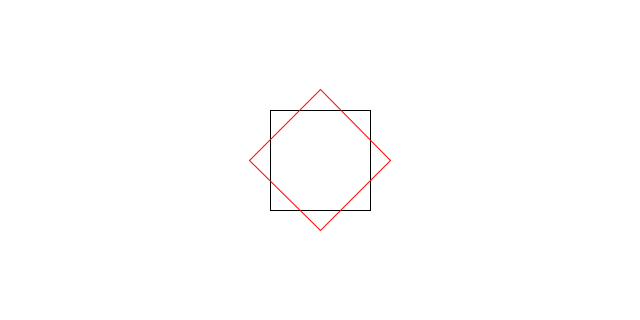
Frame 1 (no input)
Frame 60 (the mouse pressed at the canvas centre just before this capture): identical to frame 1, image omitted
Frame 120 (the mouse held since frame 60 and released just before this capture): identical to frame 1, image omitted

The Processing sketch that drew this single still picture (run headless with seeded random() and noise(); from frame 60 on, the mouse is pressed at the canvas centre):

// Processing sketch: rotate2D
// ── rotate2D.pde
Rectangle r;

void setup() {
	size(640, 320);
	r = new Rectangle(width/2, height/2, 50, 50);
	r.translate(-width/2, -height/2, 0);
	r.rotateZ(TWO_PI/8);
	r.translate( width/2,  height/2, 0);
}

void draw() {
	background(255);
	noFill();
	stroke(0);
	r.drawOriginal();
	stroke(255, 0, 0);
	r.drawOperated();
}

void keyPressed(){
	switch(keyCode){
		case UP:
		r.translate(0, -10, 0);
		break;

		case RIGHT:
		r.translate(10, 0, 0);
		break;
		
		case DOWN:
		r.translate(0, 10, 0);
		break;
		
		case LEFT:
		r.translate(-10, 0, 0);
		break;

		default:
		break;
	}
}
// ── Matrix.pde
class Matrix4x4{
	float[][] a = new float[4][4];

	Matrix4x4(){
		setIdentity();
	}

	Matrix4x4(float[][] _a){
		for(int i = 0; i < 4; i++){
			for(int j = 0; j < 4; j++){
				a[i][j] = _a[i][j];
			}
		}
	}

	void setIdentity(){
		a[0][0] = 1.0;	a[0][1] = 0.0;	a[0][2] = 0.0;	a[0][3] = 0.0;
		a[1][0] = 0.0;	a[1][1] = 1.0;	a[1][2] = 0.0;	a[1][3] = 0.0;
		a[2][0] = 0.0;	a[2][1] = 0.0;	a[2][2] = 1.0;	a[2][3] = 0.0;
		a[3][0] = 0.0;	a[3][1] = 0.0;	a[3][2] = 0.0;	a[3][3] = 1.0;
	}

	void setTranslate(float x, float y, float z){
		setIdentity();
		a[0][3] = x;
		a[1][3] = y;
		a[2][3] = z;
	}

	void setRotateZ(float theta){
		setIdentity();
		a[0][0] = cos(theta);	a[0][1] = sin(theta);
		a[1][0] = -sin(theta);	a[1][1] = cos(theta);	
	}

	// --- MATRIX CALCULATION ---
	// result.x 	a[0][0] a[0][1] a[0][2] a[0][3] 	input.x
	// result.y 	a[1][0] a[1][1] a[1][2] a[1][3] \/	input.y
	// result.z  = 	a[2][0] a[2][1] a[2][2] a[2][3] /\ 	input.z
	// result.w 	a[3][0] a[3][1] a[3][2] a[3][3]		input.w

	Vector4f mult(Vector4f p){
		Vector4f result = new Vector4f();
		result.x = a[0][0]*p.x + a[0][1]*p.y + a[0][2]*p.z + a[0][3]*p.w;
		result.y = a[1][0]*p.x + a[1][1]*p.y + a[1][2]*p.z + a[1][3]*p.w;
		result.z = a[2][0]*p.x + a[2][1]*p.y + a[2][2]*p.z + a[2][3]*p.w;
		result.w = p.w;
		return result;
	}
};

class Vector4f{
	// if Vector4f is position, w = 1.0;
	// if Vector4f is vector,   w = 0.0;
	// position can't add to position.
	float x, y, z, w; 

	Vector4f(){
		x = 0.0;
		y = 0.0;
		z = 0.0;
		w = 1.0;
	}
	Vector4f(float _x, float _y){
		x = _x;
		y = _y;
		z = 0.0;
		w = 1.0;
	}
	Vector4f(float _x, float _y, float _z){
		x = _x;
		y = _y;
		z = _z;
		w = 1.0;
	}
	Vector4f(float _x, float _y, float _z, float _w){
		x = _x;
		y = _y;
		z = _z;
		w = _w;
	}

	float[] array(){
		float[] a = new float[4];
		a[0] = x;
		a[1] = y;
		a[2] = z;
		a[3] = w;
		return a;
	}
	String toString() {
        return String.format("[%.2f, %.2f, %.2f, %.2f]", x, y, z, w);
    }
};
// ── Rectangle.pde
class Rectangle{
	Vector4f center;
	Vector4f p1, p2, p3, p4; // Position of original(=local) apex
	Vector4f v1, v2, v3, v4; // operated vertex for visualize
	Rectangle(){
		center 	= new Vector4f( 0.0,  0.0);
		v1 = p1 = new Vector4f( 100,  100);	
		v2 = p2 = new Vector4f(-100,  100);
		v3 = p3 = new Vector4f(-100, -100);
		v4 = p4 = new Vector4f( 100, -100);
	}
	Rectangle(float x, float y, float w, float h){
		center 	= new Vector4f(	  x,   y);
		v1 = p1 = new Vector4f( x+w, y+h);
		v2 = p2 = new Vector4f( x-w, y+h);
		v3 = p3 = new Vector4f( x-w, y-h);
		v4 = p4 = new Vector4f( x+w, y-h);
	}

	void translate(float x, float y, float z){
		Matrix4x4 mat = new Matrix4x4();
		mat.setTranslate(x, y, z);
		v1 = mat.mult(v1);
		v2 = mat.mult(v2);
		v3 = mat.mult(v3);
		v4 = mat.mult(v4);
	}

	void rotateZ(float theta){
		Matrix4x4 mat = new Matrix4x4();
		mat.setRotateZ(theta);
		v1 = mat.mult(v1);
		v2 = mat.mult(v2);
		v3 = mat.mult(v3);
		v4 = mat.mult(v4);
	}

	void drawOriginal(){
		beginShape();
		vertex(p1.array());
		vertex(p2.array());
		vertex(p3.array());
		vertex(p4.array());
		endShape(CLOSE);
	}

	void drawOperated(){
		beginShape();
		vertex(v1.array());
		vertex(v2.array());
		vertex(v3.array());
		vertex(v4.array());
		endShape(CLOSE);
	}
};
